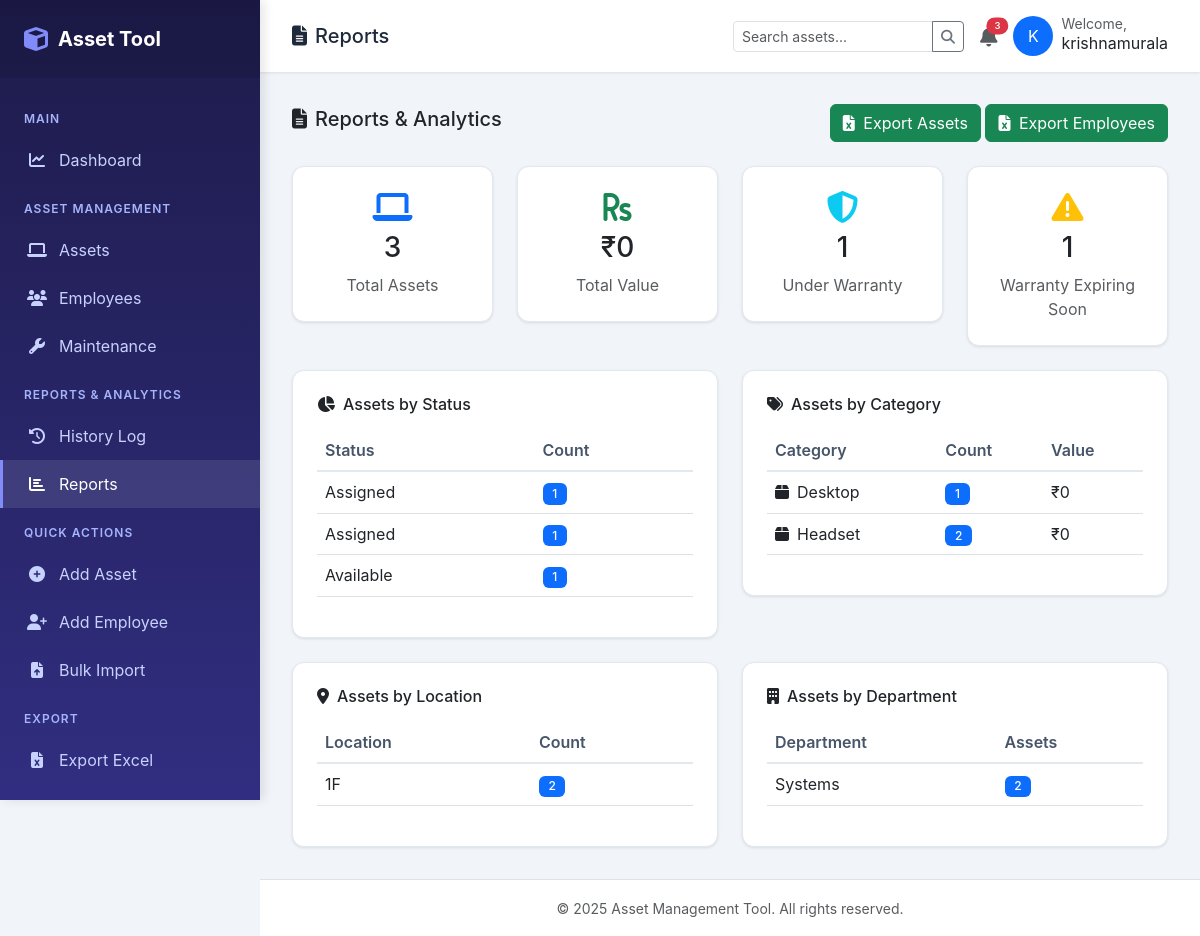
The app's page /app/reports/ (signed in) with its own data.
### assets/models.py (models this page shows, shortened)
class Category(models.Model):
    name = models.CharField(max_length=100)
    description = models.TextField(blank=True, null=True)
    icon = models.CharField(max_length=50, default='fas fa-box')
    class Meta:
        verbose_name_plural = "Categories"
        ordering = ['name']

class Location(models.Model):
    name = models.CharField(max_length=100)
    building = models.CharField(max_length=100, blank=True, null=True)
    floor = models.CharField(max_length=20, blank=True, null=True)
    room = models.CharField(max_length=50, blank=True, null=True)
    address = models.TextField(blank=True, null=True)
    def __str__(self):
        parts = [self.name]
        if self.building:
            parts.append(self.building)
        if self.floor:
            parts.append(f"Floor {self.floor}")
        return " - ".join(parts)
    class Meta:
        ordering = ['name']

class Department(models.Model):
    name = models.CharField(max_length=100)
    description = models.TextField(blank=True, null=True)
    created_at = models.DateTimeField(auto_now_add=True)
    class Meta:
        ordering = ['name']

### assets/views.py (the view)
# urls.py: path('reports/', views.reports, name='reports'),
@login_required
def reports(request):
    total_assets = Asset.objects.count()
    total_value = Asset.objects.aggregate(total=Sum('purchase_cost'))['total'] or 0
    status_counts = Asset.objects.values('status').annotate(count=Count('id'))
    category_counts = Category.objects.annotate(
        count=Count('asset'),
        total_value=Sum('asset__purchase_cost')
    ).filter(count__gt=0)
    location_counts = Location.objects.annotate(count=Count('asset')).filter(count__gt=0)
    department_counts = Department.objects.annotate(
        asset_count=Count('employee__assets')
    ).filter(asset_count__gt=0)
    today = timezone.now().date()
    thirty_days = today + timedelta(days=30)
    warranty_valid = Asset.objects.filter(warranty_expiry__gte=today).count()
    warranty_expiring = Asset.objects.filter(
        warranty_expiry__gte=today,
        warranty_expiry__lte=thirty_days
    ).count()
    warranty_expired = Asset.objects.filter(warranty_expiry__lt=today).count()
    context = {
        'total_assets': total_assets,
        'total_value': total_value,
        'status_counts': status_counts,
        'category_counts': category_counts,
        'location_counts': location_counts,
        'department_counts': department_counts,
        'warranty_valid': warranty_valid,
        'warranty_expiring': warranty_expiring,
        'warranty_expired': warranty_expired,
    }
    return render(request, 'assets/reports.html', context)

### assets/templates/assets/reports.html
{% extends 'base.html' %}
{% block page_icon %}file-alt{% endblock %}
{% block page_title %}Reports{% endblock %}
{% block content %}
<div class="d-flex justify-content-between align-items-center mb-4">
    <h5><i class="fas fa-file-alt me-2"></i>Reports & Analytics</h5>
    <div>
        <a href="{% url 'assets:export_assets' %}" class="btn btn-success">
            <i class="fas fa-file-excel me-1"></i> Export Assets
        </a>
        <a href="{% url 'assets:export_employees' %}" class="btn btn-success">
            <i class="fas fa-file-excel me-1"></i> Export Employees
        </a>
    </div>
</div>
<div class="row g-4 mb-4">
    <div class="col-md-3">
        <div class="stat-card text-center">
            <i class="fas fa-laptop fa-2x text-primary mb-2"></i>
            <h3>{{ total_assets }}</h3>
            <p class="text-muted mb-0">Total Assets</p>
        </div>
    </div>
    <div class="col-md-3">
        <div class="stat-card text-center">
            <i class="fas fa-rupee-sign fa-2x text-success mb-2"></i>
            <h3>₹{{ total_value|floatformat:0 }}</h3>
            <p class="text-muted mb-0">Total Value</p>
        </div>
    </div>
    <div class="col-md-3">
        <div class="stat-card text-center">
            <i class="fas fa-shield-alt fa-2x text-info mb-2"></i>
            <h3>{{ warranty_valid }}</h3>
            <p class="text-muted mb-0">Under Warranty</p>
        </div>
    </div>
    <div class="col-md-3">
        <div class="stat-card text-center">
            <i class="fas fa-exclamation-triangle fa-2x text-warning mb-2"></i>
            <h3>{{ warranty_expiring }}</h3>
            <p class="text-muted mb-0">Warranty Expiring Soon</p>
        </div>
    </div>
</div>
<div class="row g-4">
    <div class="col-md-6">
        <div class="table-card">
            <h6 class="mb-3"><i class="fas fa-chart-pie me-2"></i>Assets by Status</h6>
            <table class="table">
                <thead>
                    <tr><th>Status</th><th>Count</th></tr>
                </thead>
                <tbody>
                    {% for item in status_counts %}
                    <tr>
                        <td>{{ item.status|title }}</td>
                        <td><span class="badge bg-primary">{{ item.count }}</span></td>
                    </tr>
                    {% endfor %}
                </tbody>
            </table>
        </div>
    </div>
    <div class="col-md-6">
        <div class="table-card">
            <h6 class="mb-3"><i class="fas fa-tags me-2"></i>Assets by Category</h6>
            <table class="table">
                <thead>
                    <tr><th>Category</th><th>Count</th><th>Value</th></tr>
                </thead>
                <tbody>
                    {% for cat in category_counts %}
                    <tr>
                        <td><i class="{{ cat.icon }} me-2"></i>{{ cat.name }}</td>
                        <td><span class="badge bg-primary">{{ cat.count }}</span></td>
                        <td>₹{{ cat.total_value|floatformat:0|default:"0" }}</td>
                    </tr>
                    {% endfor %}
                </tbody>
            </table>
        </div>
    </div>
    <div class="col-md-6">
        <div class="table-card">
            <h6 class="mb-3"><i class="fas fa-map-marker-alt me-2"></i>Assets by Location</h6>
            <table class="table">
                <thead>
                    <tr><th>Location</th><th>Count</th></tr>
                </thead>
                <tbody>
                    {% for loc in location_counts %}
                    <tr>
                        <td>{{ loc }}</td>
                        <td><span class="badge bg-primary">{{ loc.count }}</span></td>
                    </tr>
                    {% endfor %}
                </tbody>
            </table>
        </div>
    </div>
    <div class="col-md-6">
        <div class="table-card">
            <h6 class="mb-3"><i class="fas fa-building me-2"></i>Assets by Department</h6>
            <table class="table">
                <thead>
                    <tr><th>Department</th><th>Assets</th></tr>
                </thead>
                <tbody>
                    {% for dept in department_counts %}
                    <tr>
                        <td>{{ dept.name }}</td>
                        <td><span class="badge bg-primary">{{ dept.asset_count }}</span></td>
                    </tr>
                    {% endfor %}
                </tbody>
            </table>
        </div>
    </div>
</div>
{% endblock %}

### assets/templates/base.html (shortened to what this page needs)
<!DOCTYPE html>
<html lang="en">
<head>
    <link href="https://cdn.jsdelivr.net/npm/bootstrap@5.3.0/dist/css/bootstrap.min.css" rel="stylesheet">
    <link rel="stylesheet" href="https://cdnjs.cloudflare.com/ajax/libs/font-awesome/6.4.0/css/all.min.css">
</head>
<body>
    <div class="sidebar" id="sidebar">
        <div class="sidebar-brand">
            <i class="fas fa-cube"></i>
            <span>Asset Tool</span>
        </div>
        <ul class="sidebar-menu">
            <li class="sidebar-menu-title">Main</li>
            <li>
                <a href="{% url 'assets:dashboard' %}" class="{% if request.resolver_match.url_name == 'dashboard' %}active{% endif %}">
                    <i class="fas fa-chart-line"></i> Dashboard
                </a>
            </li>
            <li class="sidebar-menu-title">Asset Management</li>
            <li>
                <a href="{% url 'assets:asset_list' %}" class="{% if 'asset' in request.resolver_match.url_name and 'export' not in request.resolver_match.url_name %}active{% endif %}">
                    <i class="fas fa-laptop"></i> Assets
                </a>
            </li>
            <li>
                <a href="{% url 'assets:employee_list' %}" class="{% if 'employee' in request.resolver_match.url_name %}active{% endif %}">
                    <i class="fas fa-users"></i> Employees
                </a>
            </li>
            <li>
                <a href="{% url 'assets:maintenance_list' %}" class="{% if 'maintenance' in request.resolver_match.url_name %}active{% endif %}">
                    <i class="fas fa-wrench"></i> Maintenance
                </a>
            </li>
            <li class="sidebar-menu-title">Reports & Analytics</li>
            <li>
                <a href="{% url 'assets:history_list' %}" class="{% if 'history' in request.resolver_match.url_name %}active{% endif %}">
                    <i class="fas fa-history"></i> History Log
                </a>
            </li>
            <li>
                <a href="{% url 'assets:reports' %}" class="{% if request.resolver_match.url_name == 'reports' %}active{% endif %}">
                    <i class="fas fa-chart-bar"></i> Reports
                </a>
            </li>
            <li class="sidebar-menu-title">Quick Actions</li>
            <li>
                <a href="/admin/assets/asset/add/">
                    <i class="fas fa-plus-circle"></i> Add Asset
                </a>
            </li>
            <li>
                <a href="/admin/assets/employee/add/">
                    <i class="fas fa-user-plus"></i> Add Employee
                </a>
            </li>
            <li>
                <a href="{% url 'assets:bulk_import' %}" class="{% if 'bulk_import' in request.resolver_match.url_name %}active{% endif %}">
                    <i class="fas fa-file-upload"></i> Bulk Import
                </a>
            </li>
            <li class="sidebar-menu-title">Export</li>
            <li>
                <a href="{% url 'assets:export_assets' %}">
                    <i class="fas fa-file-excel"></i> Export Excel
                </a>
            </li>
            <li>
                <a href="{% url 'assets:generate_all_assets_pdf' %}">
                </a>
            </li>
        </ul>
    </div>
    <div class="main-content">
        <nav class="top-navbar">
            <div class="d-flex align-items-center gap-3">
                <h5 class="mb-0"><i class="fas fa-{% block page_icon %}home{% endblock %} me-2"></i>{% block page_title %}Dashboard{% endblock %}</h5>
            </div>
            <div class="d-flex align-items-center gap-3">
                <form action="{% url 'assets:asset_list' %}" method="get" class="d-none d-md-block">
                    <div class="input-group">
                        <input type="text" name="search" class="form-control form-control-sm" placeholder="Search assets..." style="width: 200px;">
                        <button class="btn btn-sm btn-outline-secondary" type="submit">
                            <i class="fas fa-search"></i>
                        </button>
                    </div>
                </form>
                <div class="dropdown">
                    <a href="#" class="text-muted position-relative" data-bs-toggle="dropdown">
                        <i class="fas fa-bell fa-lg"></i>
                        <span class="position-absolute top-0 start-100 translate-middle badge rounded-pill bg-danger" style="font-size: 0.6rem;">
                            3
                        </span>
                    </a>
                </div>
                <div class="dropdown">
                    <a href="#" class="text-decoration-none text-dark d-flex align-items-center gap-2" data-bs-toggle="dropdown">
                        <div class="bg-primary text-white rounded-circle d-flex align-items-center justify-content-center" style="width: 40px; height: 40px;">
                            {{ request.user.username|slice:":1"|upper }}
                        </div>
                        <div class="d-none d-md-block">
                            <small class="text-muted d-block" style="line-height: 1;">Welcome,</small>
                            <span style="line-height: 1;">{{ request.user.username }}</span>
                        </div>
                    </a>
                </div>
            </div>
        </nav>
        <div class="content-area">
            {% block content %}{% endblock %}
        </div>
        <footer class="text-center py-3 text-muted border-top bg-white mt-auto">
            <small>&copy; {% now "Y" %} Asset Management Tool. All rights reserved.</small>
        </footer>
    </div>
</body>
</html>

### assets/templates/base.html (style rules this page uses)
:root { --primary: #4f46e5; --secondary: #64748b; --success: #10b981; --warning: #f59e0b; --danger: #ef4444; --sidebar-width: 260px; }
body { font-family: 'Inter', -apple-system, BlinkMacSystemFont, sans-serif; background: #f1f5f9; }
.sidebar { position: fixed; top: 0; left: 0; height: 100vh; width: var(--sidebar-width); background: linear-gradient(180deg, #1e1b4b 0%, #312e81 100%); padding: 0; box-shadow: 4px 0 10px rgba(0,0,0,0.1); z-index: 1000; overflow-y: auto; }
.sidebar-brand { color: white; font-size: 1.25rem; font-weight: 700; padding: 1.5rem; background: rgba(0,0,0,0.1); display: flex; align-items: center; gap: 10px; }
.sidebar-brand i { font-size: 1.5rem; color: #818cf8; }
.sidebar-menu { list-style: none; padding: 1rem 0; margin: 0; }
.sidebar-menu-title { color: #a5b4fc; font-size: 0.75rem; font-weight: 600; text-transform: uppercase; letter-spacing: 1px; padding: 1rem 1.5rem 0.5rem; }
.sidebar-menu li a { color: #c7d2fe; text-decoration: none; display: flex; align-items: center; padding: 0.75rem 1.5rem; transition: all 0.3s; border-left: 3px solid transparent; }
.sidebar-menu li a:hover, .sidebar-menu li a.active { background: rgba(255,255,255,0.1); color: white; border-left-color: #818cf8; }
.sidebar-menu li a i { margin-right: 0.75rem; width: 20px; text-align: center; }
.main-content { margin-left: var(--sidebar-width); min-height: 100vh; }
.top-navbar { background: white; padding: 1rem 2rem; box-shadow: 0 1px 3px rgba(0,0,0,0.1); display: flex; justify-content: space-between; align-items: center; position: sticky; top: 0; z-index: 100; }
.top-navbar h5 { margin: 0; color: #1e293b; }
.content-area { padding: 2rem; }
.stat-card { background: white; border-radius: 12px; padding: 1.5rem; box-shadow: 0 1px 3px rgba(0,0,0,0.1); transition: all 0.3s; border: 1px solid #e2e8f0; }
.table-card { background: white; border-radius: 12px; padding: 1.5rem; box-shadow: 0 1px 3px rgba(0,0,0,0.1); border: 1px solid #e2e8f0; }
.badge { font-weight: 500; padding: 0.4em 0.8em; border-radius: 6px; }
.table th { font-weight: 600; color: #475569; border-bottom: 2px solid #e2e8f0; }

### records on screen
Category: name "Desktop", count "1", total_value "0"
Category: name "Headset", count "2", total_value "0"
Location: name+building+floor "1F", count "2"
Department: name "Systems", asset_count "2"

### other values on screen
{{ request.user.username|slice:":1"|upper }} "K"
{{ request.user.username }} "krishnamurala"
{{ total_assets }} "3"
{{ total_value|floatformat:0 }} "0"
{{ warranty_valid }} "1"
{{ warranty_expiring }} "1"
{{ item.status|title }} "Assigned" "Assigned" "Available"
{{ item.count }} "1" "1" "1"
